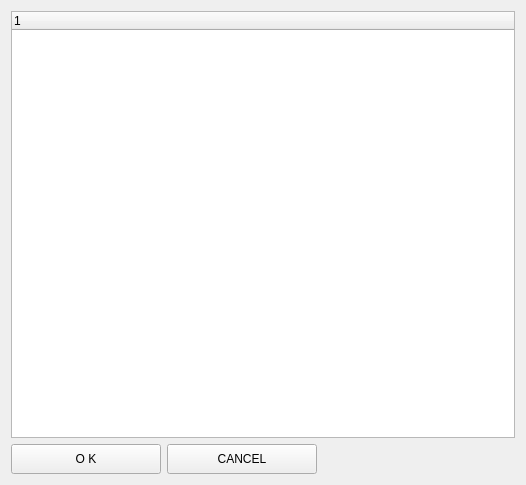
<?xml version="1.0" encoding="UTF-8"?>
<ui version="4.0">
 <class>Form</class>
 <widget class="QWidget" name="Form">
  <property name="geometry">
   <rect>
    <x>0</x>
    <y>0</y>
    <width>526</width>
    <height>485</height>
   </rect>
  </property>
  <property name="windowTitle">
   <string>Form</string>
  </property>
  <layout class="QGridLayout" name="gridLayout">
   <item row="0" column="0">
    <layout class="QFormLayout" name="formLayout">
     <item row="0" column="0" colspan="2">
      <widget class="QTreeWidget" name="treeWidget_Directory">
       <column>
        <property name="text">
         <string notr="true">1</string>
        </property>
       </column>
      </widget>
     </item>
    </layout>
   </item>
   <item row="1" column="0">
    <layout class="QFormLayout" name="formLayout_2">
     <item row="0" column="0">
      <widget class="QPushButton" name="pushButton">
       <property name="minimumSize">
        <size>
         <width>150</width>
         <height>30</height>
        </size>
       </property>
       <property name="maximumSize">
        <size>
         <width>150</width>
         <height>30</height>
        </size>
       </property>
       <property name="text">
        <string>O K</string>
       </property>
      </widget>
     </item>
     <item row="0" column="1">
      <widget class="QPushButton" name="pushButton_2">
       <property name="minimumSize">
        <size>
         <width>150</width>
         <height>30</height>
        </size>
       </property>
       <property name="maximumSize">
        <size>
         <width>150</width>
         <height>30</height>
        </size>
       </property>
       <property name="text">
        <string>CANCEL</string>
       </property>
      </widget>
     </item>
    </layout>
   </item>
  </layout>
 </widget>
 <resources/>
 <connections/>
</ui>
